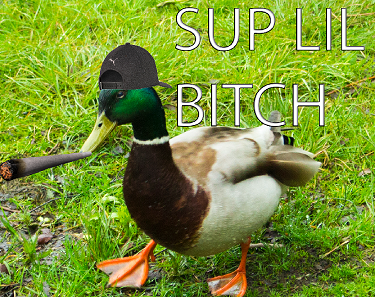
#> input picture Edge Detection/anka.png, 375 x 297 px, found by its file name
$ python masking_15.py
#> lines starting #> are read from the running program, lines starting #| are printed output that depends on the picture; after the words box and inside, x2 and y2 are one past the last pixel; in counts of white or black regions, pixels touching at a corner belong together
import numpy as np
import cv2

img = cv2.imread("anka.png")
#> img is the input picture: shape (297, 375, 3); mean B, G, R 52.2, 146.2, 122.1
cv2.imshow("Orginal",img)

#Skapar en tom bild med samma dimensioner som våran ursprungsbild.
mask = np.zeros(img.shape[:2], dtype="uint8")
#Plockar ut center (x,y) värdena
(cX, cY) = (img.shape[1] // 2, img.shape[0] // 2)
#> cX = 187; cY = 148
#Skapar en vit rektangel på masken, som är helvit och ifylld
cv2.rectangle(mask,(cX-75, cY-75), (cX+75, cY+75), 255, -1)
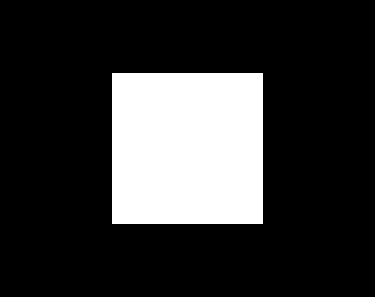
#> mask: shape (297, 375); 20.5% white; 1 white region, box (x1, y1, x2, y2) and area: (112, 73, 263, 224) 22801
cv2.imshow("Mask",mask)

#Applicerar masken till bilden med bitwise_and() funktionen.
masked = cv2.bitwise_and(img, img, mask = mask)
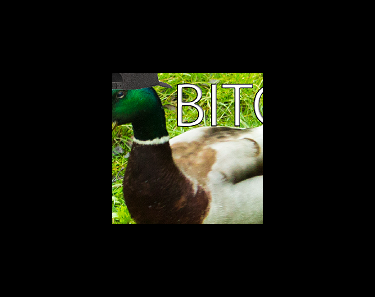
#> masked: shape (297, 375, 3); mean B, G, R 15.5, 25.1, 23.3
cv2.imshow("Mask Applied to Img", masked)

# cv2.waitKey(0)

#Måla upp en cirkel på mask(Svarta canavasen)
cv2.circle(mask, (cX, cY), 100, 255, -1)
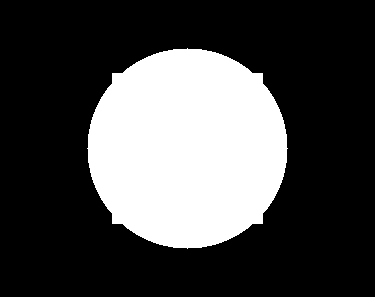
#> mask: shape (297, 375); 28.4% white; 1 white region, box (x1, y1, x2, y2) and area: (87, 48, 288, 249) 31597
#Applicera masken med cv2.bitwise_and() funktionen,
masked = cv2.bitwise_and(img, img, mask = mask)
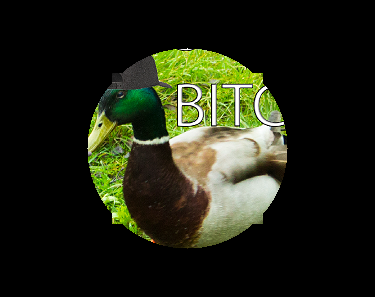
#> masked: shape (297, 375, 3); mean B, G, R 20.1, 35.7, 32.4
cv2.imshow("Masked as Circle", masked)

cv2.waitKey(0)
